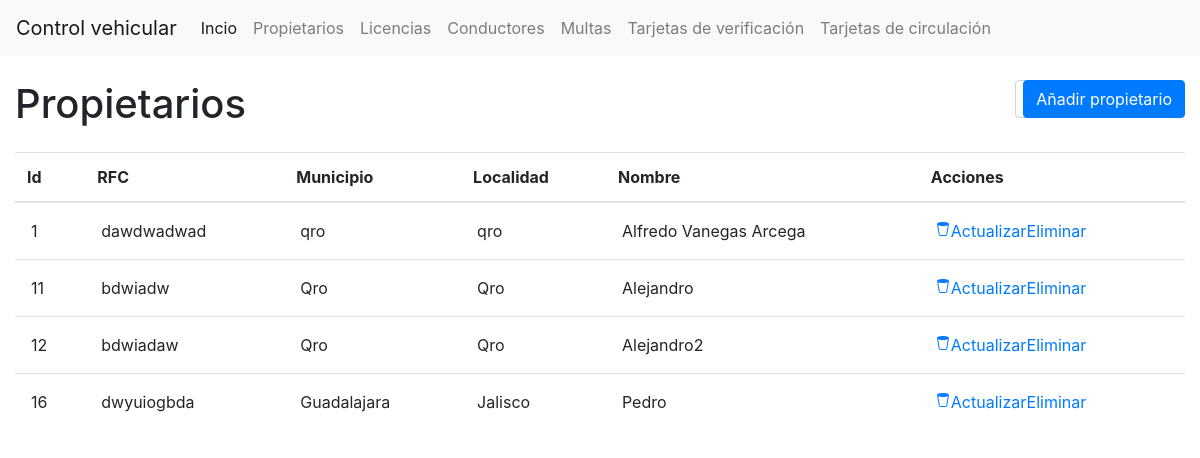
/php/see/CIpropietario.php, run on the app's committed database.
### tables this page shows
CREATE TABLE `Propietarios` (
  `Id` int(11) NOT NULL,
  `RFC` varchar(13) NOT NULL,
  `Municipio` varchar(50) NOT NULL,
  `Localidad` varchar(50) NOT NULL,
  `Nombre` varchar(50) NOT NULL
);

### php/see/Conexion.php (called while the page is built, shortened)
<?php
function Ejecutar($Con, $SQL)
{
    $Result = mysqli_query($Con, $SQL) or trigger_error("Query Failed! SQL: $SQL - Error: ".mysqli_error($Con), E_USER_ERROR);
    return $Result;
}

### php/see/Crear_tabla.php (the view, shortened to what this page needs)
<?php
function crear_tabla($Result)
{
    print("<table id='tabla' class='table table-hover'>");
    $tableName = '';
    $PK = '';
    $counter = 0;
    print("<thead><tr>");
    while ($finfo = mysqli_fetch_field($Result)) {
        $tableName = $finfo->table;
        if ($counter == 0) {
            $PK = $finfo->name;
        }
        print("<th scope='col'>" . $finfo->name . "</th>");
        $counter++;
    }
    print("<th scope='col'>" . "Acciones" . "</th>");
    print("</tr></thead>");
    $tableName = strtolower(substr($tableName, 0, 1)) . substr($tableName, 1, strlen($tableName) - 1);
    $num_columnas = mysqli_num_fields($Result);
    for ($row = 0; $row < mysqli_num_rows($Result); $row++) {
        $Fila = mysqli_fetch_row($Result);
        print("<tr>");
        for ($i = 0; $i < $num_columnas; $i++) {
            print("<td class='p-3'>" . $Fila[$i] . "</td>");
        }
        print("<td class='p-3'>");
        print("<a href='../update/U" . $tableName . ".php" . "?$PK=" . $Fila[0] . "'>");
        print("Actualizar");
        print("</a>");
        print("<a href='../remove/F" . $tableName . ".php" . "?$PK=" . $Fila[0] . "'>Eliminar</a>");
        print("</td>");
        print("</tr>");
    }
    print("</table>");
}

### php/see/CIpropietario.php (shortened to what this page needs)
<!DOCTYPE html>
<html lang="en">
<head>
    <link rel="stylesheet" href="https://cdn.jsdelivr.net/npm/bootstrap@4.0.0/dist/css/bootstrap.min.css">
</head>
<body>
    <?php include('../header.php') ?>
    <div class="container-fluid">
        <div class="row ">
            <div class="col-lg-10">
                <h1 class="mb-4 mt-4">Propietarios</h1>
            </div>
            <div class="col-lg-1">
            </div>
            <div class="col-lg-1">
                <a href="./../add/Fpropietario.html" class="btn btn-primary float-right mb-4 mt-4">Añadir propietario</a>
            </div>
        </div>
        <div class="row">
            <div class="col-lg-12">
                <?php
                include("Conexion.php");
                include("Crear_tabla.php");
                $Con = Conectar();
                $SQL = "SELECT * FROM Propietarios";
                $Result = Ejecutar($Con, $SQL);
                crear_tabla($Result);
                ?>
            </div>
        </div>
    </div>
</body>
</html>

### php/header.php (shortened to what this page needs)
<?php
echo <<<END
    <nav class="navbar navbar-expand-lg navbar-light bg-light">
        <a class="navbar-brand" href="#">Control vehicular</a>
        <button class="navbar-toggler" type="button" data-toggle="collapse" data-target="#navbarNavDropdown" aria-controls="navbarNavDropdown" aria-expanded="false" aria-label="Toggle navigation">
            <span class="navbar-toggler-icon"></span>
        </button>
        <div class="collapse navbar-collapse" id="navbarNavDropdown">
            <ul class="navbar-nav">
                <li class="nav-item active">
                    <a class="nav-link" href="#">Incio<span class="sr-only">(current)</span></a>
                </li>
                <li class="nav-item">
                    <a class="nav-link" href="../see/CIpropietario.php">Propietarios</a>
                </li>
                <li class="nav-item">
                    <a class="nav-link" href="#">Licencias</a>
                </li>
                <li class="nav-item">
                    <a class="nav-link" href="#">Conductores</a>
                </li>
                <li class="nav-item">
                    <a class="nav-link" href="#">Multas</a>
                </li>
                <li class="nav-item">
                    <a class="nav-link" href="#">Tarjetas de verificación</a>
                </li>
                <li class="nav-item">
                    <a class="nav-link" href="#">Tarjetas de circulación</a>
                </li>
            </ul>
        </div>
    </nav>
    <script src="https://code.jquery.com/jquery-3.2.1.slim.min.js"></script>
    <script src="https://cdn.jsdelivr.net/npm/popper.js@1.12.9/dist/umd/popper.min.js"></script>
    <script src="https://cdn.jsdelivr.net/npm/bootstrap@4.0.0/dist/js/bootstrap.min.js"></script>
END;

### data on the page
propietarios: Id "1", RFC "dawdwadwad", Municipio "qro", Localidad "qro", Nombre "Alfredo Vanegas Arcega"
propietarios: Id "11", RFC "bdwiadw", Municipio "Qro", Localidad "Qro", Nombre "Alejandro"
propietarios: Id "12", RFC "bdwiadaw", Municipio "Qro", Localidad "Qro", Nombre "Alejandro2"
propietarios: Id "16", RFC "dwyuiogbda", Municipio "Guadalajara", Localidad "Jalisco", Nombre "Pedro"

### other printed values
$finfo->name "Id"
$finfo->name "RFC"
$finfo->name "Municipio"
$finfo->name "Localidad"
$finfo->name "Nombre"
